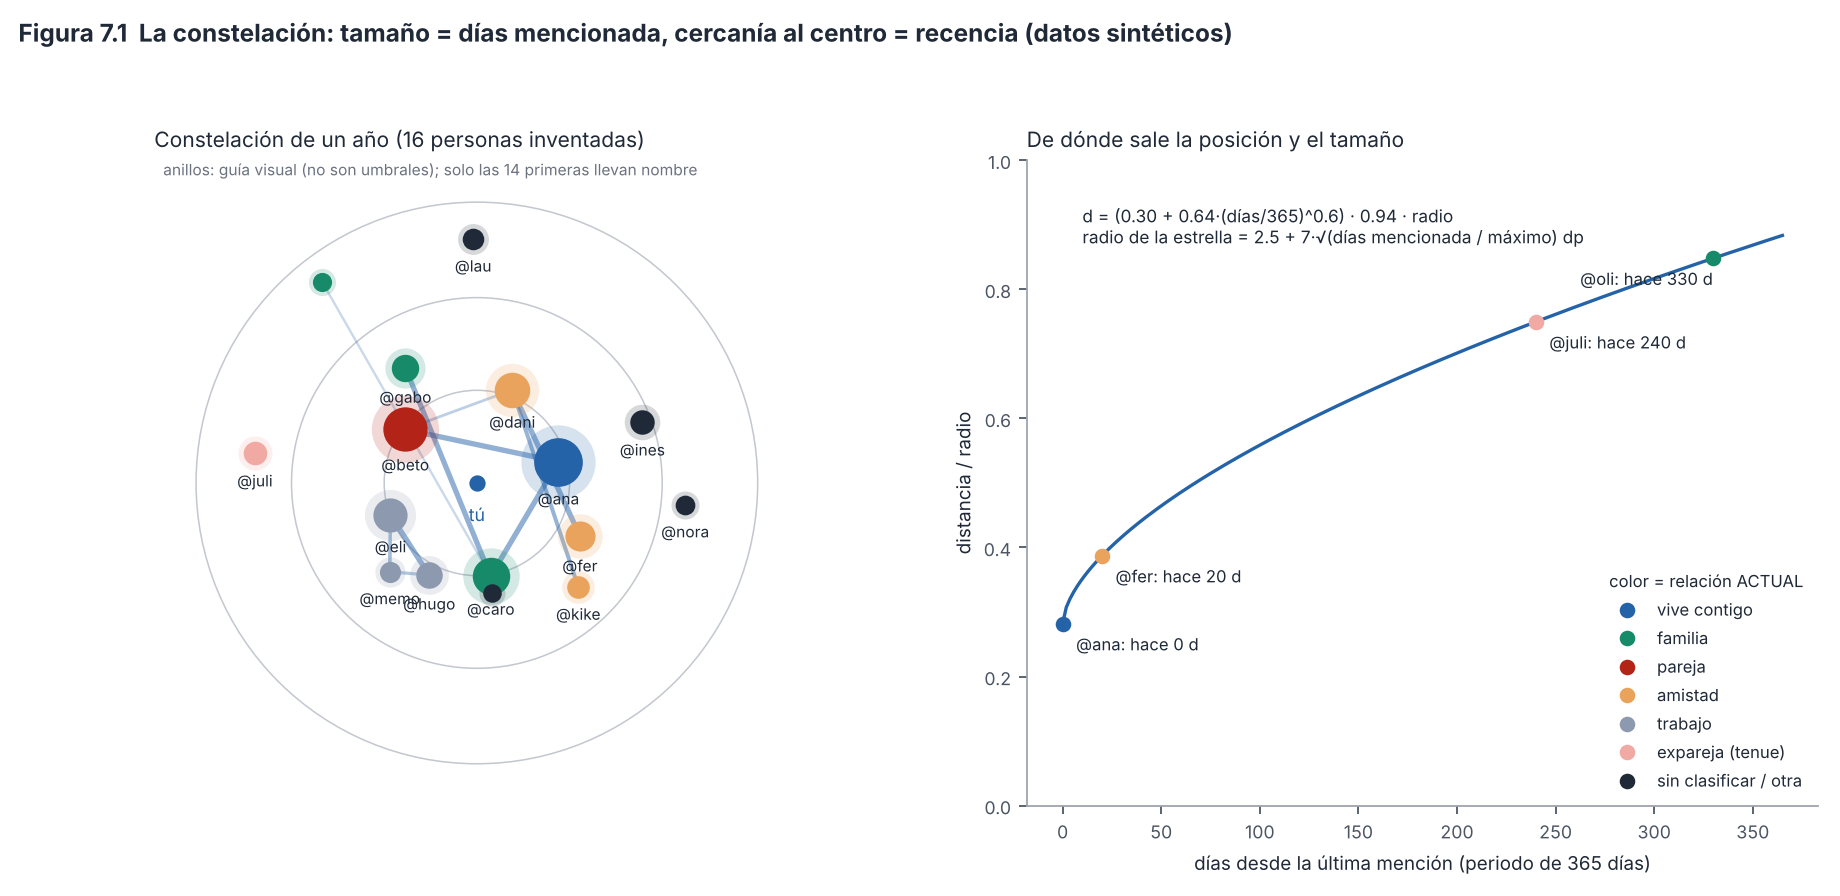

Here is the Python script that generated this plot:
"""Figura 7.1 - Constelación con datos SINTÉTICOS, con las mismas fórmulas que PantallaConstelacion
(ui/pantallas/Constelacion.kt). Personas y fechas inventadas. Uso: python fig17_constelacion.py [salida.png]"""
import sys, math
import numpy as np
import matplotlib
matplotlib.use("Agg")
import matplotlib.pyplot as plt
import estilo  # paleta y tipografía comunes (módulo 12)

rng = np.random.default_rng(3)
PERIODO = 365                                   # ficha «un año»
# (nombre, grupo de relación, días mencionada en el periodo, días desde la última mención)
gente = [("ana", "casa", 210, 0), ("beto", "pareja", 160, 1), ("caro", "familia", 95, 3), ("dani", "amistad", 80, 6),
         ("eli", "trabajo", 70, 2), ("fer", "amistad", 44, 20), ("gabo", "familia", 30, 45), ("hugo", "trabajo", 26, 9),
         ("ines", None, 18, 120), ("juli", "expareja", 15, 240), ("kike", "amistad", 12, 60), ("lau", None, 9, 300),
         ("memo", "trabajo", 8, 30), ("nora", None, 5, 200), ("oli", "familia", 4, 330), ("pau", None, 3, 15)]
gente.sort(key=lambda g: -g[2])                 # la app ordena por días mencionada (de más a menos)
COLOR = {"casa": estilo.AZUL, "familia": estilo.VERDE, "pareja": estilo.ROJO, "amistad": estilo.OCRE_CLARO, "trabajo": "#8d99ae",
         "expareja": estilo.ROJO_CLARO, None: estilo.TINTA}

def h(nombre):                                  # String.hashCode de Kotlin/Java, con «and 0x7fffffff»
    x = 0
    for ch in nombre: x = (31 * x + ord(ch)) & 0xFFFFFFFF
    return x & 0x7FFFFFFF

maxd = max(g[2] for g in gente)
R = 1.0
pos = {}
for i, (n, rel, dias, hace) in enumerate(gente):
    ang = i * 2.399963 + (h(n) % 1000) / 1000.0 * 0.35            # ángulo de girasol + azar fijo por nombre
    d = (0.30 + 0.64 * min(max(hace / PERIODO, 0), 1) ** 0.6) * R * 0.94   # distancia según hace cuánto apareció
    r = 2.5 + 7 * math.sqrt(dias / maxd)                           # radio (en dp) según días mencionada
    pos[n] = (d * math.cos(ang), d * math.sin(ang), r, rel, dias, hace)

# Días juntas (co-mención el mismo día), inventados; la app dibuja solo los pares con 2 días o más.
juntos = {("ana", "beto"): 40, ("ana", "caro"): 22, ("caro", "gabo"): 9, ("caro", "oli"): 2, ("dani", "fer"): 12,
          ("dani", "kike"): 6, ("eli", "hugo"): 15, ("eli", "memo"): 5, ("hugo", "memo"): 4, ("beto", "dani"): 3,
          ("fer", "kike"): 1, ("ines", "lau"): 1}

fig, (a, b) = plt.subplots(1, 2, figsize=(11.5, 5.6), dpi=160, gridspec_kw={"width_ratios": [1.15, 1]})
a.set_aspect("equal"); a.set_xlim(-1.08, 1.08); a.set_ylim(-1.08, 1.08); a.axis("off")
for k in (0.33, 0.66, 1.0):
    a.add_patch(plt.Circle((0, 0), R * 0.94 * k, fill=False, ec=estilo.GRIS_MEDIO, lw=.7, alpha=.6))
for (p, q), n in juntos.items():
    if n < 2: continue
    x1, y1, *_ = pos[p]; x2, y2, *_ = pos[q]
    a.plot([x1, x2], [y1, y2], color=estilo.AZUL, alpha=min(0.12 + 0.06 * n, 0.5), lw=min(0.6 + n * 0.15, 2.0) * 1.2, zorder=1)
a.scatter([0], [0], s=40, color=estilo.AZUL, zorder=4); a.text(0, -0.07, "tú", ha="center", va="top", fontsize=8, color=estilo.AZUL)
for i, (n, (x, y, r, rel, dias, hace)) in enumerate(pos.items()):
    c = COLOR[rel]
    a.scatter([x], [y], s=(r * 2.2 * 1.6) ** 2, color=c, alpha=.18, lw=0, zorder=2)
    a.scatter([x], [y], s=(r * 2.2) ** 2, color=c, zorder=3)
    if i < 14: a.text(x, y - 0.035 - r * 0.006, "@" + n, ha="center", va="top", fontsize=7, color=estilo.TINTA)
a.text(-1.05, 1.03, "anillos: guía visual (no son umbrales); solo las 14 primeras llevan nombre", fontsize=7, color=estilo.GRIS)
a.set_title("Constelación de un año (16 personas inventadas)", loc="left", fontsize=9.5, color=estilo.TINTA)

# Panel derecho: cómo salen distancia y tamaño.
b.set_title("De dónde sale la posición y el tamaño", loc="left", fontsize=9.5, color=estilo.TINTA)
x = np.linspace(0, PERIODO, 200)
b.plot(x, (0.30 + 0.64 * (x / PERIODO) ** 0.6) * 0.94, color=estilo.AZUL, label="distancia al centro (fracción del radio)")
b.set_xlabel("días desde la última mención (periodo de 365 días)", fontsize=8.5); b.set_ylabel("distancia / radio", fontsize=8.5)
b.set_ylim(0, 1); b.tick_params(labelsize=8)
for n in ("ana", "fer", "juli", "oli"):
    _, _, r, rel, dias, hace = pos[n]
    yy = (0.30 + 0.64 * (hace / PERIODO) ** 0.6) * 0.94
    b.scatter([hace], [yy], color=COLOR[rel], zorder=3); b.annotate(f"@{n}: hace {hace} d", (hace, yy), xytext=(-60 if hace > 300 else 6, -12), textcoords="offset points", fontsize=7.5)
b.text(10, 0.93, "d = (0.30 + 0.64·(días/365)^0.6) · 0.94 · radio\nradio de la estrella = 2.5 + 7·√(días mencionada / máximo) dp",
       fontsize=7.8, color=estilo.TINTA, va="top")
hand = [plt.Line2D([], [], marker="o", ls="", color=COLOR[k], label=l) for k, l in
        [("casa", "vive contigo"), ("familia", "familia"), ("pareja", "pareja"), ("amistad", "amistad"), ("trabajo", "trabajo"),
         ("expareja", "expareja (tenue)"), (None, "sin clasificar / otra")]]
b.legend(handles=hand, loc="lower right", fontsize=7.5, frameon=False, title="color = relación ACTUAL", title_fontsize=7.5)
fig.suptitle("Figura 7.1  La constelación: tamaño = días mencionada, cercanía al centro = recencia (datos sintéticos)", x=0.01, ha="left",
             fontsize=11, weight="bold", color=estilo.TINTA)
fig.tight_layout(rect=(0, 0, 1, .94))
fig.savefig(sys.argv[1] if len(sys.argv) > 1 else "fig17_constelacion.png")
